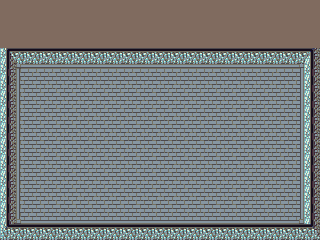

Rendered tile map (Tiled .tmx) drawn with the repository's tilesets; below, a short description and the map source with its tile grids summarised:
An orthogonal 20x15 tile map with 16x16 px tiles, 1 tile layer (Tile Layer 1), 2 tilesets and 5 objects (mainPlayer).

<map version="1.0" orientation="orthogonal" renderorder="right-down" width="20" height="15" tilewidth="16" tileheight="16" backgroundcolor="#806b5f" nextobjectid="8">
 <tileset firstgid="1" name="Wall" tilewidth="16" tileheight="16">
  <image source="../img/DawnLike_3/Objects/Wall.png" width="320" height="816" />
 </tileset>
 <tileset firstgid="1021" name="Floor" tilewidth="16" tileheight="16">
  <image source="../img/DawnLike_3/Objects/Floor.png" width="336" height="624" />
 </tileset>
 <layer name="Tile Layer 1" width="20" height="15">
  <data>[300 cells, 240 non-empty, 15 distinct tile ids]</data>
 </layer>
 <objectgroup name="Object Layer 1">
  <object id="1" name="mainPlayer" x="32" y="80" width="16" height="16">
   <properties>
    <property name="image" value="player" />
    <property name="spritewidth" value="16" />
   </properties>
  </object>
 </objectgroup>
 <objectgroup name="collision">
  <object id="2" x="0" y="48" width="16" height="192" />
  <object id="3" x="304" y="48" width="16" height="192" />
  <object id="4" x="16" y="48" width="288" height="16" />
  <object id="7" x="16" y="224" width="288" height="16" />
 </objectgroup>
</map>
